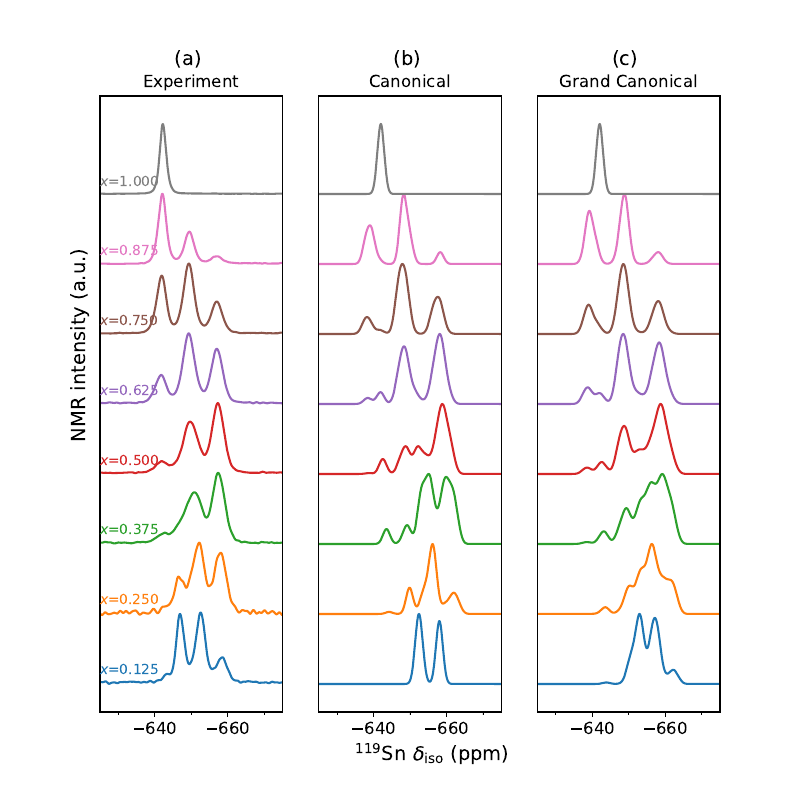

This figure's Python source:
import numpy as np
import matplotlib.pyplot as plt
import pandas as pd
# x125/ x250/ x375/ x500/ x625/ x750/ x875/ 
from matplotlib.ticker import (MultipleLocator, AutoMinorLocator)

fs = 14  # fontsize
fig, axs = plt.subplots(nrows=1, ncols=3, figsize=(8, 8))

#######################################################################################
# Experimental
df1 = pd.read_csv('exp_data_x125.csv', delimiter=';', names=['expx','expspec']) 
df2 = pd.read_csv('exp_data_x250.csv', delimiter=';', names=['expx','expspec']) 
df3 = pd.read_csv('exp_data_x375.csv', delimiter=';', names=['expx','expspec']) 
df4 = pd.read_csv('exp_data_x500.csv', delimiter=';', names=['expx','expspec']) 
df5 = pd.read_csv('exp_data_x625.csv', delimiter=';', names=['expx','expspec']) 
df6 = pd.read_csv('exp_data_x750.csv', delimiter=';', names=['expx','expspec']) 
df7 = pd.read_csv('exp_data_x875.csv', delimiter=';', names=['expx','expspec']) 
df8 = pd.read_csv('exp_data_x999.csv', delimiter=';', names=['expx','expspec']) 

specmax1 = df1['expspec'].max()
scale = 1 / specmax1 
df1['expspec'] = df1['expspec'] * scale
specmax2 = df2['expspec'].max()
scale = 1 / specmax2 
df2['expspec'] = df2['expspec'] * scale
specmax3 = df3['expspec'].max()
scale = 1 / specmax3 
df3['expspec'] = df3['expspec'] * scale
specmax4 = df4['expspec'].max()
scale = 1 / specmax4 
df4['expspec'] = df4['expspec'] * scale
specmax5 = df5['expspec'].max()
scale = 1 / specmax5 
df5['expspec'] = df5['expspec'] * scale
specmax6 = df6['expspec'].max()
scale = 1 / specmax6 
df6['expspec'] = df6['expspec'] * scale
specmax7 = df7['expspec'].max()
scale = 1 / specmax7 
df7['expspec'] = df7['expspec'] * scale
specmax8 = df8['expspec'].max()
scale = 1 / specmax8 
df8['expspec'] = df8['expspec'] * scale

expx1= df1["expx"]
expy1= df1["expspec"]
expx2= df2["expx"]
expy2= df2["expspec"]+1
expx3= df3["expx"]
expy3= df3["expspec"]+2
expx4= df4["expx"]
expy4= df4["expspec"]+3
expx5= df5["expx"]
expy5= df5["expspec"]+4
expx6= df6["expx"]
expy6= df6["expspec"]+5
expx7= df7["expx"]
expy7= df7["expspec"]+6
expx8= df8["expx"]
expy8= df8["expspec"]+7


axs[0].plot(expx1, expy1)
axs[0].plot(expx2, expy2)
axs[0].plot(expx3, expy3)
axs[0].plot(expx4, expy4)
axs[0].plot(expx5, expy5)
axs[0].plot(expx6, expy6)
axs[0].plot(expx7, expy7)
axs[0].plot(expx8, expy8)

axs[0].xaxis.set_minor_locator(AutoMinorLocator(2))

# End Experimental
#######################################################################################



#######################################################################################
# Canonical
df1can = pd.read_csv('ave_spectra_x125_can.dat', delimiter=r"\s+") 
df2can = pd.read_csv('ave_spectra_x250_can.dat', delimiter=r"\s+") 
df3can = pd.read_csv('ave_spectra_x375_can.dat', delimiter=r"\s+") 
df4can = pd.read_csv('ave_spectra_x500_can.dat', delimiter=r"\s+") 
df5can = pd.read_csv('ave_spectra_x625_can.dat', delimiter=r"\s+") 
df6can = pd.read_csv('ave_spectra_x750_can.dat', delimiter=r"\s+") 
df7can = pd.read_csv('ave_spectra_x875_can.dat', delimiter=r"\s+") 
df8can = pd.read_csv('ave_spectra_x999_can.dat', delimiter=r"\s+") 

print(df1can)
specmax1 = df1can['873.0'].max()
scale = 1 / specmax1 
df1can['873.0'] = df1can['873.0'] * scale
specmax2 = df2can['873.0'].max()
scale = 1 / specmax2 
df2can['873.0'] = df2can['873.0'] * scale
specmax3 = df3can['873.0'].max()
scale = 1 / specmax3 
df3can['873.0'] = df3can['873.0'] * scale
specmax4 = df4can['873.0'].max()
scale = 1 / specmax4 
df4can['873.0'] = df4can['873.0'] * scale
specmax5 = df5can['873.0'].max()
scale = 1 / specmax5 
df5can['873.0'] = df5can['873.0'] * scale
specmax6 = df6can['873.0'].max()
scale = 1 / specmax6 
df6can['873.0'] = df6can['873.0'] * scale
specmax7 = df7can['873.0'].max()
scale = 1 / specmax7 
df7can['873.0'] = df7can['873.0'] * scale
specmax8 = df8can['873.0'].max()
scale = 1 / specmax8 
df8can['873.0'] = df8can['873.0'] * scale


expx1can = df1can["x"]
expy1can = df1can["873.0"]
expx2can = df2can["x"]
expy2can = df2can["873.0"]+1
expx3can = df3can["x"]
expy3can = df3can["873.0"]+2
expx4can = df4can["x"]
expy4can = df4can["873.0"]+3
expx5can = df5can["x"]
expy5can = df5can["873.0"]+4
expx6can = df6can["x"]
expy6can = df6can["873.0"]+5
expx7can = df7can["x"]
expy7can = df7can["873.0"]+6
expx8can = df8can["x"]
expy8can = df8can["873.0"]+7

axs[1].plot(expx1can, expy1can)
axs[1].plot(expx2can, expy2can)
axs[1].plot(expx3can, expy3can)
axs[1].plot(expx4can, expy4can)
axs[1].plot(expx5can, expy5can)
axs[1].plot(expx6can, expy6can)
axs[1].plot(expx7can, expy7can)
axs[1].plot(expx8can, expy8can)
axs[1].xaxis.set_minor_locator(AutoMinorLocator(2))
# End Canonical
#######################################################################################

#######################################################################################
# Grand Canonical
df1gc = pd.read_csv('ave_spectra_x125.dat', delimiter=r"\s+") 
df2gc = pd.read_csv('ave_spectra_x250.dat', delimiter=r"\s+") 
df3gc = pd.read_csv('ave_spectra_x375.dat', delimiter=r"\s+") 
df4gc = pd.read_csv('ave_spectra_x500.dat', delimiter=r"\s+") 
df5gc = pd.read_csv('ave_spectra_x625.dat', delimiter=r"\s+") 
df6gc = pd.read_csv('ave_spectra_x750.dat', delimiter=r"\s+") 
df7gc = pd.read_csv('ave_spectra_x875.dat', delimiter=r"\s+") 
df8gc = pd.read_csv('ave_spectra_x999.dat', delimiter=r"\s+") 

print(df1gc)
specmax1 = df1gc['873.0'].max()
scale = 1 / specmax1 
df1gc['873.0'] = df1gc['873.0'] * scale
specmax2 = df2gc['873.0'].max()
scale = 1 / specmax2 
df2gc['873.0'] = df2gc['873.0'] * scale
specmax3 = df3gc['873.0'].max()
scale = 1 / specmax3 
df3gc['873.0'] = df3gc['873.0'] * scale
specmax4 = df4gc['873.0'].max()
scale = 1 / specmax4 
df4gc['873.0'] = df4gc['873.0'] * scale
specmax5 = df5gc['873.0'].max()
scale = 1 / specmax5 
df5gc['873.0'] = df5gc['873.0'] * scale
specmax6 = df6gc['873.0'].max()
scale = 1 / specmax6 
df6gc['873.0'] = df6gc['873.0'] * scale
specmax7 = df7gc['873.0'].max()
scale = 1 / specmax7 
df7gc['873.0'] = df7gc['873.0'] * scale
specmax8 = df8gc['873.0'].max()
scale = 1 / specmax8 
df8gc['873.0'] = df8gc['873.0'] * scale


expx1gc = df1gc["x"]
expy1gc = df1gc["873.0"]
expx2gc = df2gc["x"]
expy2gc = df2gc["873.0"]+1
expx3gc = df3gc["x"]
expy3gc = df3gc["873.0"]+2
expx4gc = df4gc["x"]
expy4gc = df4gc["873.0"]+3
expx5gc = df5gc["x"]
expy5gc = df5gc["873.0"]+4
expx6gc = df6gc["x"]
expy6gc = df6gc["873.0"]+5
expx7gc = df7gc["x"]
expy7gc = df7gc["873.0"]+6
expx8gc = df8gc["x"]
expy8gc = df8gc["873.0"]+7

axs[2].plot(expx1gc, expy1gc)
axs[2].plot(expx2gc, expy2gc)
axs[2].plot(expx3gc, expy3gc)
axs[2].plot(expx4gc, expy4gc)
axs[2].plot(expx5gc, expy5gc)
axs[2].plot(expx6gc, expy6gc)
axs[2].plot(expx7gc, expy7gc)
axs[2].plot(expx8gc, expy8gc)
axs[2].xaxis.set_minor_locator(AutoMinorLocator(2))

# End Grand Canonical
#######################################################################################

axs[0].set_title('Experiment', fontsize=fs-2)
axs[1].set_title('Canonical', fontsize=fs-2)
axs[2].set_title('Grand Canonical', fontsize=fs-2)

axs[0].text(0.41, 1.05, '(a)', transform=axs[0].transAxes, fontsize=fs)
axs[1].text(0.41, 1.05, '(b)', transform=axs[1].transAxes, fontsize=fs)
axs[2].text(0.41, 1.05, '(c)', transform=axs[2].transAxes, fontsize=fs)

axs[0].axes.yaxis.set_visible(False)
axs[1].axes.yaxis.set_visible(False)
axs[2].axes.yaxis.set_visible(False)

axs[0].set_xlim([-625.0, -675.0])
axs[1].set_xlim([-625.0, -675.0])
axs[2].set_xlim([-625.0, -675.0])
axs[0].tick_params(axis='x', labelsize=fs-2)
axs[1].tick_params(axis='x', labelsize=fs-2)
axs[2].tick_params(axis='x', labelsize=fs-2)

color = ['#1f77b4', '#ff7f0e', '#2ca02c', '#d62728', '#9467bd', '#8c564b', '#e377c2', '#7f7f7f', '#bcbd22', '#17becf']
axs[0].text(-625, 7.1, r'$x$=1.000', fontsize=fs-4,  color=color[7])
axs[0].text(-625, 6.1, r'$x$=0.875', fontsize=fs-4,  color=color[6])
axs[0].text(-625, 5.1, r'$x$=0.750', fontsize=fs-4,  color=color[5])
axs[0].text(-625, 4.1, r'$x$=0.625', fontsize=fs-4,  color=color[4])
axs[0].text(-625, 3.1, r'$x$=0.500', fontsize=fs-4,  color=color[3])
axs[0].text(-625, 2.1, r'$x$=0.375', fontsize=fs-4,  color=color[2])
axs[0].text(-625, 1.1, r'$x$=0.250', fontsize=fs-4,  color=color[1])
axs[0].text(-625, 0.1, r'$x$=0.125', fontsize=fs-4,  color=color[0])

axs[0].text(-617, 3.5, r'NMR intensity (a.u.)', fontsize=fs,  color='black', rotation='vertical')
axs[1].text(-635, -1.1, '$^{119}$Sn $\delta_{\mathrm{iso}}$ (ppm)', fontsize=fs,  color='black')

plt.savefig('figure_5_Exp_and_Sim_NMR_Spectra.png')
plt.savefig('figure_5_Exp_and_Sim_NMR_Spectra.tiff', format='tiff')
plt.savefig('figure_5_Exp_and_Sim_NMR_Spectra.pdf', format='pdf')
plt.show()
